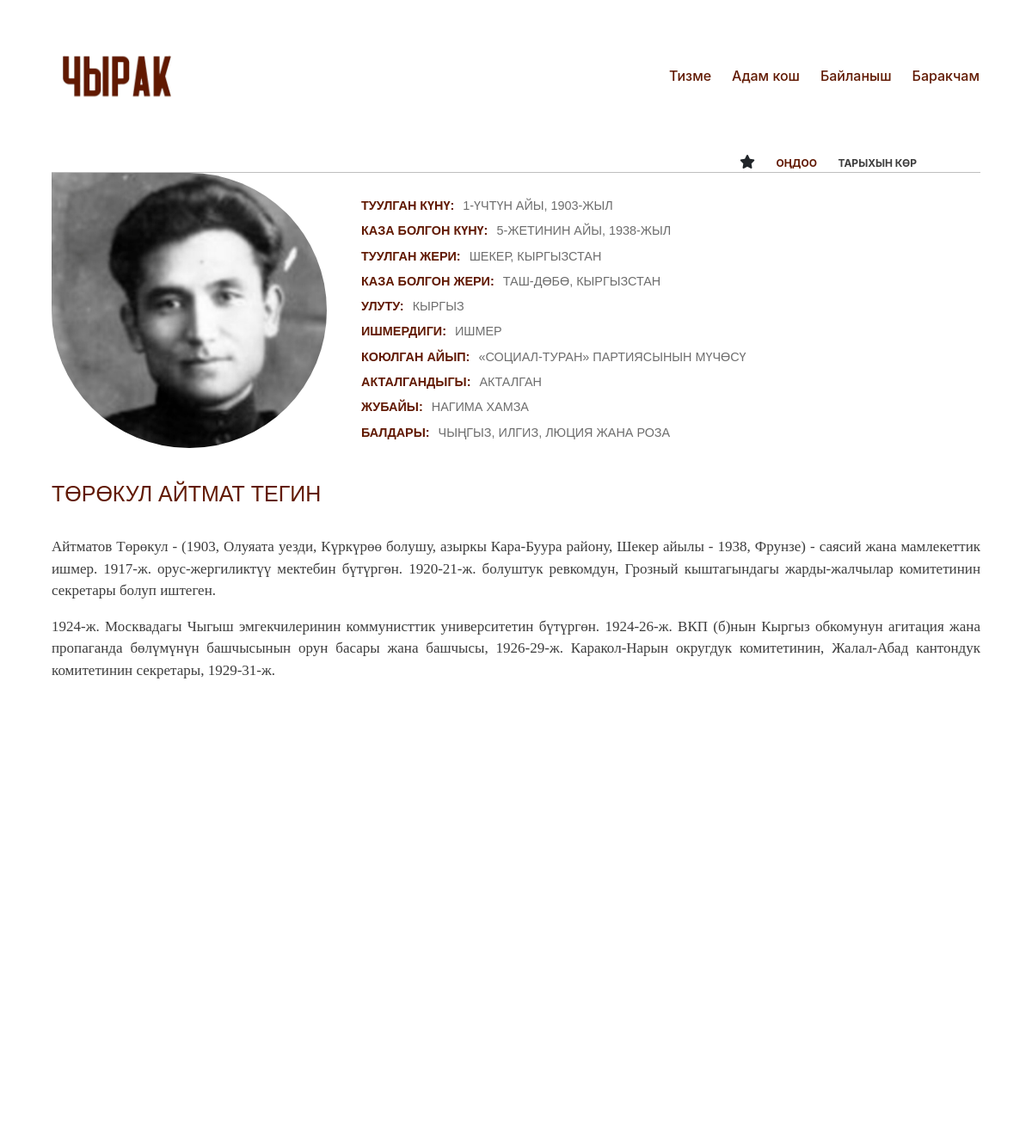
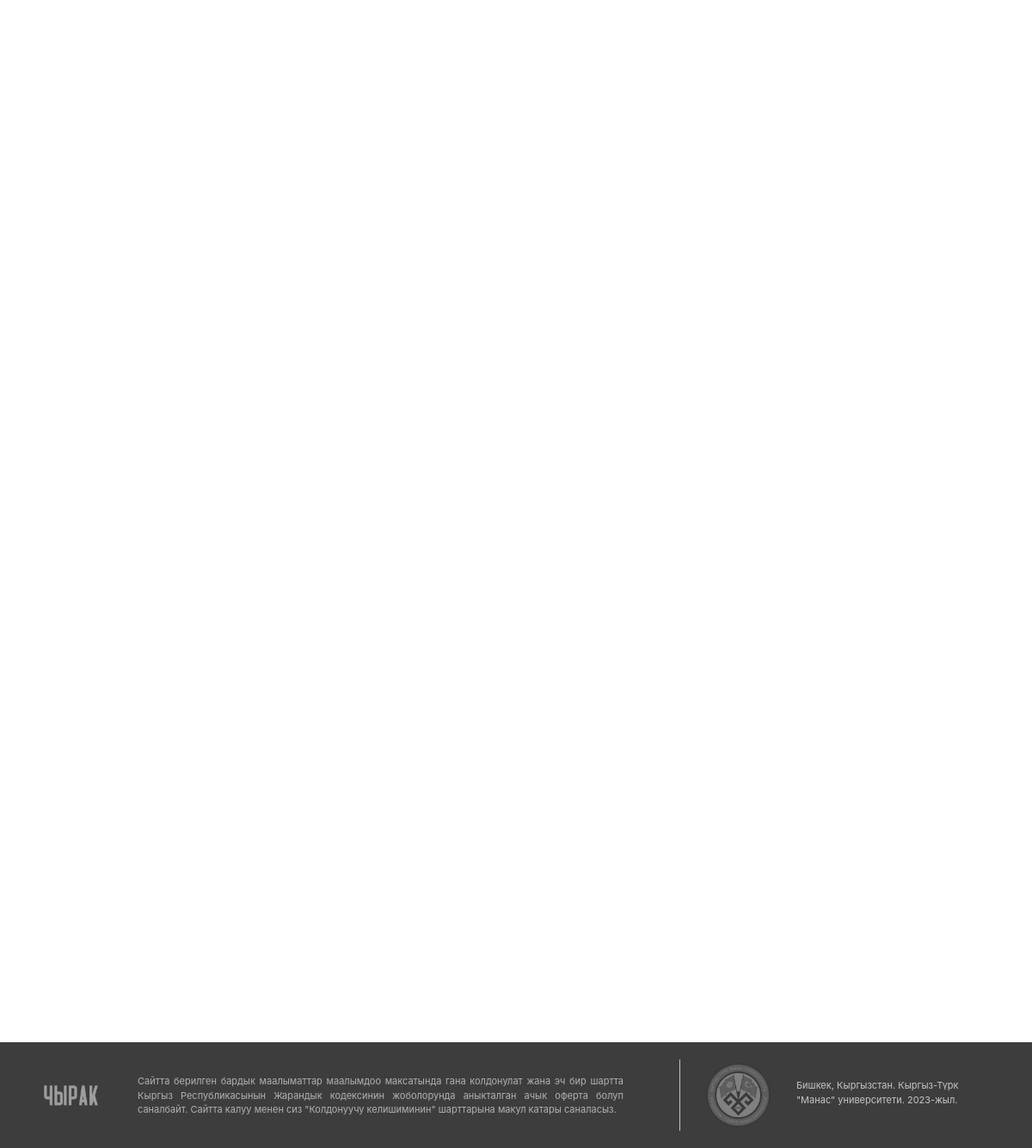
The page /person_page/3/ on the database its author committed (2 pictures, top to bottom).
### person/models.py (models this page shows, shortened)
class Victim(models.Model):
    first_name = models.CharField(max_length=30)
    last_name = models.CharField(max_length=30)
    date_of_birth = models.DateField()
    date_of_death = models.DateField()
    place_of_birth = models.CharField(max_length=30)
    place_of_death = models.CharField(max_length=30)
    nationality = models.TextField(default='', blank=True, null=True)
    blame = models.TextField(blank=True, null=True)
    rehabilitated = models.CharField(max_length=30, blank=True, null=True)
    occupation = models.TextField( blank=True, null=True)
    bedfellow = models.CharField(max_length=30, blank=True, null=True)
    children = models.CharField(max_length=30, blank=True, null=True)
    photo = models.ImageField(upload_to='images/', blank=True, null=True)
    file = models.FileField(upload_to='uploads/', blank=True, null=True)
    desc_of_photo = models.TextField(default='', blank=True, null=True)
    desc_of_file = models.TextField(default='', blank=True, null=True)
    content = models.TextField(default="", blank=True, null=True)
    date_of_publish = models.DateField(default=datetime.now)
    up_vote = models.IntegerField(default=0)
    is_proven = models.BooleanField(default=False)
    profile = models.ForeignKey(Profile, on_delete=models.CASCADE)
    x = models.CharField(max_length=100,default="", blank=True, null=True)

### person/views.py (the view)
# urls.py: path('person_page/', include('person.urls')),
def person_page(request, person_id):
    victim = get_object_or_404(Victim, id=person_id)
    month_names_kyrgyz = {
        1: 'Үчтүн айы',
        2: 'Бирдин айы',
        3: 'Жалган Куран',
        4: 'Чын Куран',
        5: 'Бугу',
        6: 'Кулжа',
        7: 'Теке',
        8: 'Баш Оона',
        9: 'Аяк Оона',
        10: 'Тогуздун айы',
        11: 'Жетинин айы',
        12: 'Бештин айы'
    }
    birth_date = "{day}-{month}, {year}-жыл".format(
        day = victim.date_of_birth.day,
        month = month_names_kyrgyz[victim.date_of_birth.month],
        year = victim.date_of_birth.year
    )
    death_date = "{day}-{month}, {year}-жыл".format(
        day = victim.date_of_death.day,
        month = month_names_kyrgyz[victim.date_of_death.month],
        year = victim.date_of_death.year
    )
    paragraphs = []
    sentences = victim.content.split('. ')
    current_paragraph = []
    for i, sentence in enumerate(sentences):
        if i < len(sentences) - 1:
            current_paragraph.append(sentence + '. ')
        else:
            current_paragraph.append(sentence)
        if len(current_paragraph) == 5:
            paragraphs.append(current_paragraph)
            current_paragraph = []
    if current_paragraph:
        paragraphs.append(current_paragraph)
    if victim.rehabilitated:
        reh = 'Акталган'
    else:
        reh = 'Акталбай калган'
    context = {
        'victim': victim,
        'person_id': person_id,
        'birth_date': birth_date,
        'death_date': death_date,
        'reh': reh,
        'paragraphs': paragraphs,
    }
    return render(request, 'about_person.html', context)

### person/templates/about_person.html (shortened to what this page needs)
{% extends 'base.html' %}
{% block content %}
{% load static %}
<link rel="stylesheet" type="text/css" href="{% static 'about_person.css' %}"/>
<div class="main-container">
    <div class="history-edit-box">
        <div class="his-ed-box">
            <div class="his-ed-box-el">
                <span class="fa fa-star" style="margin-right: 20px;"></span>
                <a href="{% url 'edit_person' person_id=victim.pk %}" style="text-decoration: none; font-weight: bold; color: #611902; font-size: 12px; margin-right: 20px; text-transform: uppercase;">Оңдоо</a>
                <a href="{% url 'edit_history' person_id=victim.pk %}" style="text-decoration: none; font-weight: bold; color: #3D3D3D; font-size: 12px; text-transform: uppercase;">Тарыхын көр</a>
            </div>
        </div>
    </div>
    <div class="content-container">
        <div class="d-flex flex-column">
            <div class="d-flex flex-row">
                <img class="img_victim" src="{{ victim.photo.url }}" alt="Victim_photo">
                <div class="main-info-box">
                    <ul class="ul-class">
                        <li class="d-flex flex-row mb-1">
                            <h5 class="first-h5">
                                Туулган күнү:
                            </h5>
                            <h5 class="second-h5" >
                                {{ birth_date }}
                            </h5>
                        </li>
                        <li class="d-flex flex-row mb-1">
                            <h5 class="first-h5">
                                Каза болгон күнү:
                            </h5>
                            <h5 class="second-h5" >
                                {{ death_date }}
                            </h5>
                        </li>
                        <li class="d-flex flex-row mb-1">
                            <h5 class="first-h5">
                                Туулган жери:
                            </h5>
                            <h5 class="second-h5" >
                                {{ victim.place_of_birth }}
                            </h5>
                        </li>
                        <li class="d-flex flex-row mb-1">
                            <h5 class="first-h5">
                                Каза болгон жери:
                            </h5>
                            <h5 class="second-h5" >
                                {{ victim.place_of_death }}
                            </h5>
                        </li>
                        <li class="d-flex flex-row mb-1">
                            <h5 class="first-h5">
                                Улуту:
                            </h5>
                            <h5 class="second-h5" >
                                {{ victim.nationality }}
                            </h5>
                        </li>
                        <li class="d-flex flex-row mb-1">
                            <h5 class="first-h5">
                                Ишмердиги:
                            </h5>
                            <h5 class="second-h5" >
                                {{ victim.occupation }}
                            </h5>
                        </li>
                        <li class="d-flex flex-row mb-1">
                            <h5 class="first-h5">
                                Коюлган айып:
                            </h5>
                            <h5 class="second-h5" >
                                {{ victim.blame }}
                            </h5>
                        </li>
                        <li class="d-flex flex-row mb-1">
                            <h5 class="first-h5">
                                Акталгандыгы:
                            </h5>
                            <h5 class="second-h5" >
                                {{ reh }}
                            </h5>
                        </li>
                        <li class="d-flex flex-row mb-1">
                            <h5 class="first-h5">
                                Жубайы:
                            </h5>
                            <h5 class="second-h5" >
                                {{ victim.bedfellow }}
                            </h5>
                        </li>
                        <li class="d-flex flex-row mb-1">
                            <h5 class="first-h5">
                                Балдары:
                            </h5>
                            <h5 class="second-h5" >
                                {{ victim.children }}
                            </h5>
                        </li>
                    </ul>
                </div>
            </div>
            <div class="name-box">
                <p class="name-box-p">
                    {{ victim.first_name }} {{ victim.last_name }}
                </p>
            </div>
            <div class="main-info-block">
                <div class="info-block">
                    <div class="text-block">
                        {% for paragraph in paragraphs %}
                            <p class="p-block">
                                {% for sentence in paragraph %}
                                    {{ sentence }}
                                {% endfor %}
                            </p>
                        {% endfor %}
                    </div>
                </div>
            </div>
        </div>
    </div>
</div>
{% endblock %}

### person/static/about_person.css (style rules this page uses)
.history-edit-box { max-width: auto; }
.his-ed-box { max-width: 1080px; margin: 0 auto; }
.his-ed-box-el { margin-left: 800px; }
.main-container { max-width: auto; }
.content-container { max-width: 1080px; margin: 0 auto; border-top: 1px rgba(93, 93, 93, 0.4) solid; }
.main-info-box { margin-left: 40px; }
.img_victim { width: 320px; height: 320px; border-bottom-left-radius: 50%; border-bottom-right-radius: 50%; border-top-right-radius: 50%; }
.ul-class { margin-top: 30px; color: #611902; list-style: none; padding-left: 0; }
.first-h5 { font-size: 0.9rem; text-transform: uppercase; font-family: sans-serif; font-weight: bold; }
.second-h5 { font-size: 0.9rem; text-transform: uppercase; font-family: sans-serif; margin-left: 10px; color: rgba(93, 93, 93, 0.9); }
.name-box-p { margin-top: 20px; margin-bottom: 30px; font-size: 25px; color: #611902; font-family: sans-serif; text-transform: uppercase; }
.main-info-block { max-width: auto; }
.info-block { max-width: 1080px; margin: 0 auto; }
.text-block { position: relative; margin-bottom: 100px; }
.p-block { font-family: sans serif; font-size: 17px; color: #3D3D3D; text-align: justify; opacity: 0; transform: translateY(100%); transition: opacity 0.5s ease-in-out, transform 0.5s ease-in-out; }
.p-block.element-show { opacity: 1; transition: all 1s; transform: translateY(0%); }

### rows shown on the page
Victim: photo (picture), place_of_birth "ШЕКЕР, КЫРГЫЗСТАН", place_of_death "ТАШ-ДӨБӨ, КЫРГЫЗСТАН", nationality "КЫРГЫЗ", occupation "ИШМЕР", blame "«СОЦИАЛ-ТУРАН» ПАРТИЯСЫНЫН МҮЧӨСҮ", bedfellow "НАГИМА ХАМЗА", children "ЧЫҢГЫЗ, ИЛГИЗ, ЛЮЦИЯ ЖАНА РОЗА", first_name "ТӨРӨКУЛ", last_name "АЙТМАТ ТЕГИН"

### other values the page prints
{{ birth_date }} "1-ҮЧТҮН АЙЫ, 1903-ЖЫЛ"
{{ death_date }} "5-ЖЕТИНИН АЙЫ, 1938-ЖЫЛ"
{{ reh }} "АКТАЛГАН"
{{ sentence }} "Айтматов Төрөкул - (1903, Олуяата уезди, Күркүрөө болушу, азыркы Кара-Буура району, Шекер айылы - 1938, Фрунзе) - саясий жана мамлекеттик ишмер." "1917-ж." "орус-жергиликтүү мектебин бүтүргөн." "1920-21-ж." "болуштук ревкомдун, Грозный кыштагындагы жарды-жалчылар комитетинин секретары болуп иштеген." "1924-ж." "Москвадагы Чыгыш эмгекчилеринин коммунисттик университетин бүтүргөн." "1924-26-ж." "ВКП (б)нын Кыргыз обкомунун агитация жана пропаганда бөлүмүнүн башчысынын орун басары жана башчысы, 1926-29-ж." "Каракол-Нарын округдук комитетинин, Жалал-Абад кантондук комитетинин секретары, 1929-31-ж."
